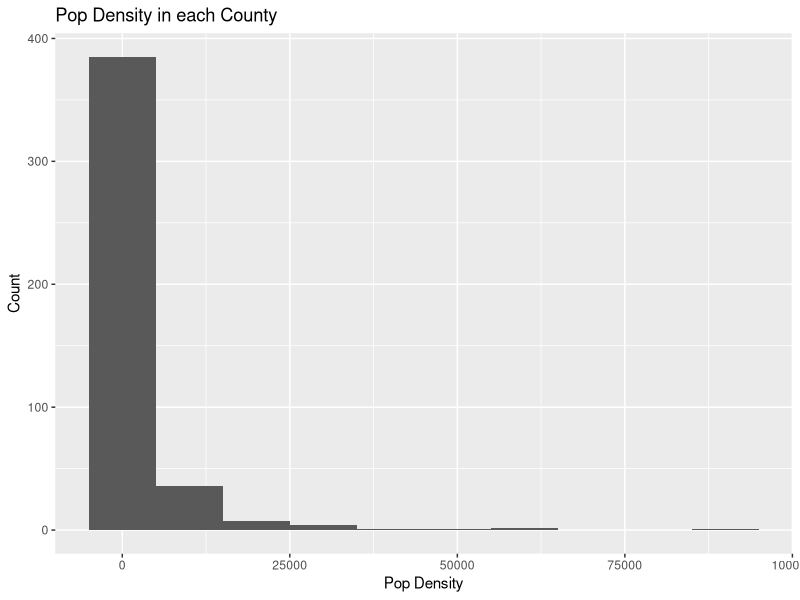
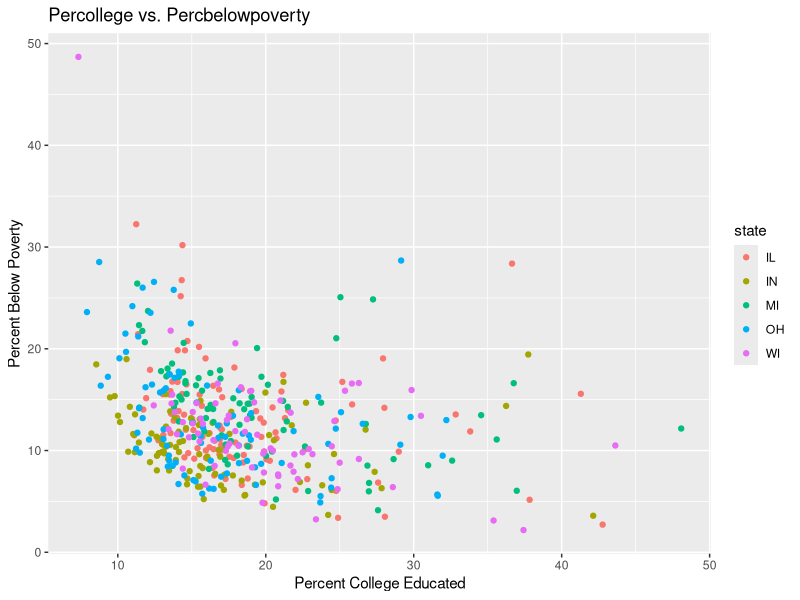
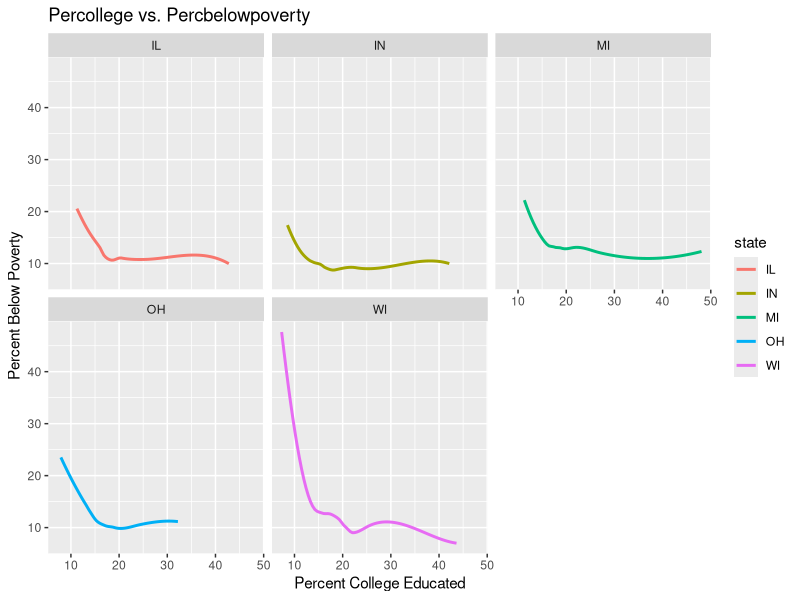
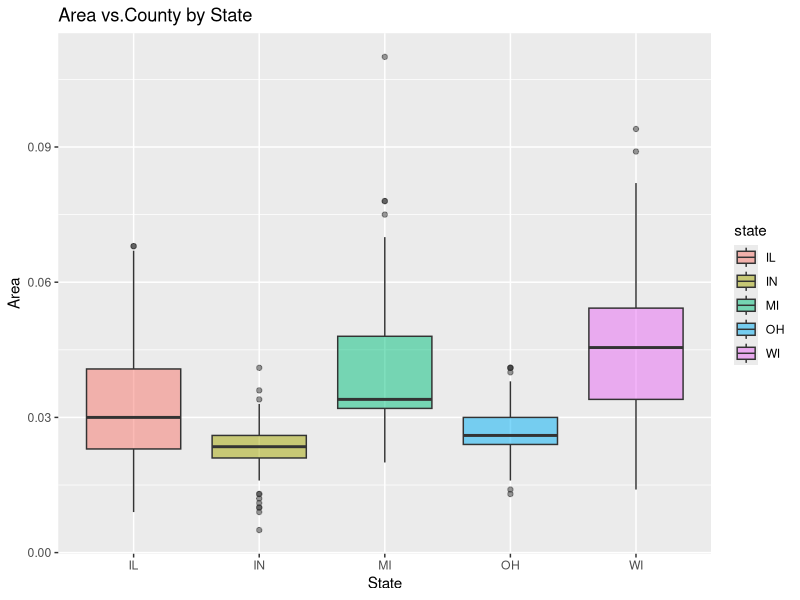
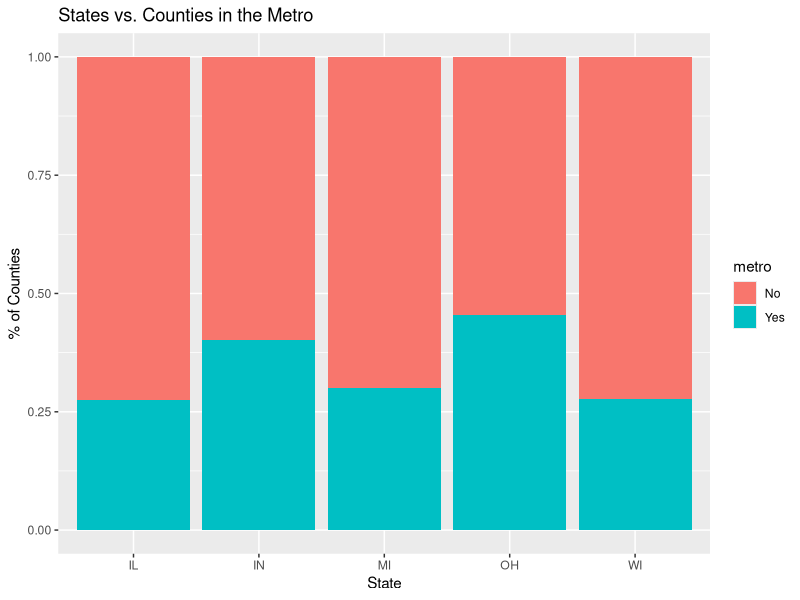
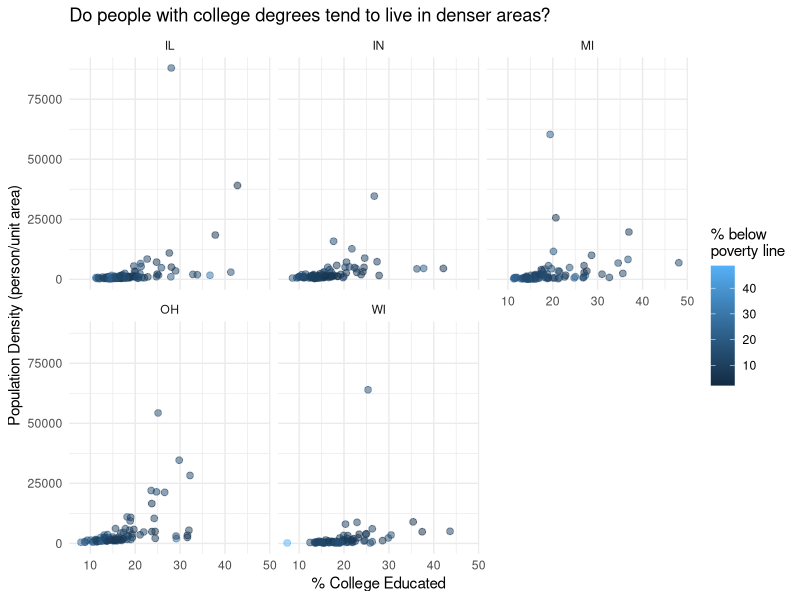

Write the R code that produced these figures, in order.
## ---- chunk 1
#1 label: load-packages
#1 message: false

library(tidyverse)
library(viridis)
## ---- chunk 2
#2 label: Histogram for population density of counties

ggplot(midwest) +
  geom_histogram( aes( popdensity ), binwidth = 10000) +
  labs(
    x= "Pop Density",
    y = "Count",
    title = "Pop Density in each County",
  )

## ---- chunk 3
#3 label: Scatterplot for the percentage of people with a college degree (percollege) versus percentage below poverty (percbelowpoverty)

ggplot(midwest, aes( x= percollege, y= percbelowpoverty, color= state ) ) +
  geom_point(show.legend= TRUE) +
labs(
    x= "Percent College Educated",
    y = "Percent Below Poverty",
    title = "Percollege vs. Percbelowpoverty")
  


## ---- chunk 4
#4 label: Ex-4, using facet_wrap

ggplot(midwest, aes( x= percollege, y= percbelowpoverty, color= state ) ) +
  geom_smooth( se= FALSE, show.legend= TRUE) +
labs(
    x= "Percent College Educated",
    y = "Percent Below Poverty",
    title = "Percollege vs. Percbelowpoverty")+
  facet_wrap('state')
  
## ---- chunk 5
#5 label: Ex-5, side-by-side box plots

library(ggplot2)
ggplot(midwest, aes( x= state, y= area, fill = state) ) +
  geom_boxplot( show.legend= TRUE, alpha=.5) +
labs(
    x= "State",
    y = "Area",
    title = "Area vs.County by State")
## ---- chunk 6
#6 label: Ex-6, Segmented bar graph

midwest <- midwest |>
  mutate(metro = if_else(inmetro == 1, "Yes", "No")) 
ggplot(midwest, 
       aes( x= state, fill = metro) ) +
  geom_bar( position = "fill") +
labs(
    x= "State",
    y = "% of Counties",
    title = "States vs. Counties in the Metro")
## ---- chunk 7
#7 label: Ex-7, replicating scatterplot


ggplot(midwest,
       aes( x= percollege, y= popdensity, color = percbelowpoverty) ) +
  geom_point( size = 2, alpha=.5) +
 facet_wrap('state')+
labs(
    x= "% College Educated",
    y = "Population Density (person/unit area)",
    title = "Do people with college degrees tend to live in denser areas?", 
    color= "% below \npoverty line") +
  theme_minimal()
